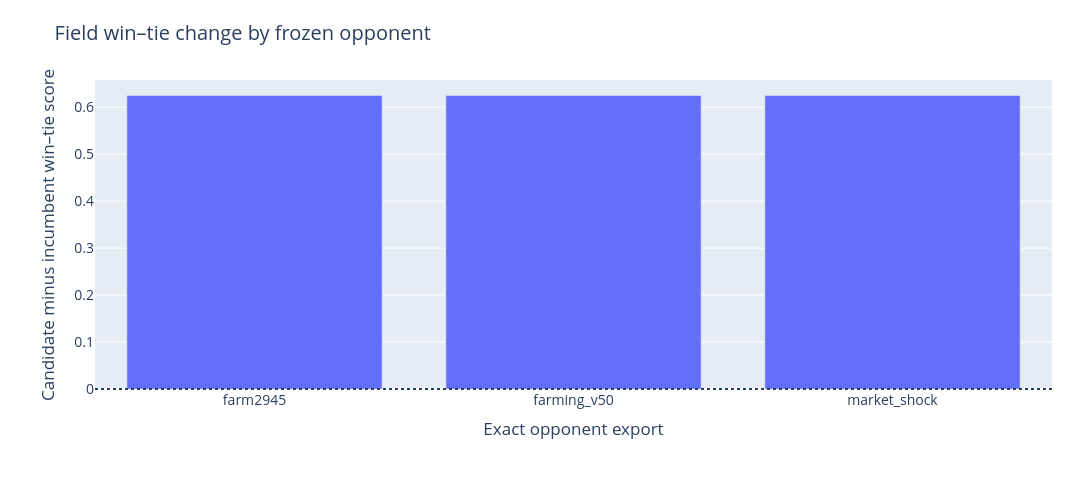

Notebook code for this chart:
### Markdown cell above
## 3. Does the new controller avoid a fixed-field win regression?
Each difference matches the candidate and incumbent on initial seed, opponent and seat. Opponents may react differently; the paired result measures that closed-loop interaction, not an isolated cash-production change. These are three public exports, not a verified sample of top-ten live teams.

### Code cell
fig=go.Figure()
if F:
    opp=list(F['by_opponent'])
    fig.add_trace(go.Bar(x=opp,y=[F['by_opponent'][o]['score_delta'] for o in opp],hovertemplate='%{x}<br>Paired win–tie change %{y:.4f}<extra></extra>'))
else:pending(fig,'Fixed-field confirmation')
fig.add_hline(y=0,line_dash='dot')
fig.update_layout(title='Field win–tie change by frozen opponent',xaxis_title='Exact opponent export',yaxis_title='Candidate minus incumbent win–tie score');show(fig)

### Figure 1 — Plotly figure (JSON) as saved in the notebook; plotly's stock layout.template omitted (floating-point values rounded to 4 significant figures)
{"data": [{"hovertemplate": "%{x}<br>Paired win–tie change %{y:.4f}<extra></extra>", "type": "bar", "x": ["farm2945", "farming_v50", "market_shock"], "y": [0.625, 0.625, 0.625]}], "layout": {"font": {"size": 14}, "height": 480, "margin": {"b": 90, "l": 95, "r": 40, "t": 80}, "shapes": [{"line": {"dash": "dot"}, "type": "line", "x0": 0, "x1": 1, "xref": "x domain", "y0": 0, "y1": 0, "yref": "y"}], "title": {"text": "Field win–tie change by frozen opponent"}, "width": 1100, "xaxis": {"title": {"text": "Exact opponent export"}}, "yaxis": {"title": {"text": "Candidate minus incumbent win–tie score"}}}}
